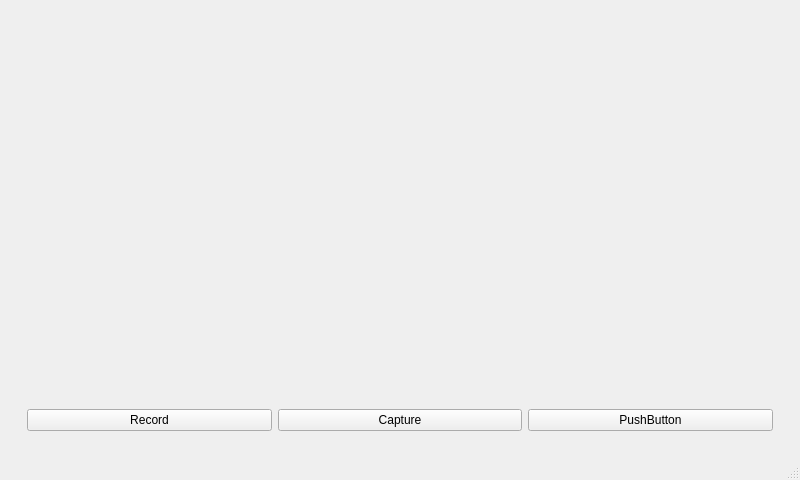
<?xml version="1.0" encoding="UTF-8"?>
<ui version="4.0">
 <class>MainWindow</class>
 <widget class="QMainWindow" name="MainWindow">
  <property name="geometry">
   <rect>
    <x>0</x>
    <y>0</y>
    <width>800</width>
    <height>480</height>
   </rect>
  </property>
  <property name="windowTitle">
   <string>MainWindow</string>
  </property>
  <widget class="QWidget" name="centralwidget">
   <layout class="QHBoxLayout" name="horizontalLayout">
    <item>
     <widget class="QWidget" name="widget" native="true">
      <layout class="QVBoxLayout" name="verticalLayout">
       <item>
        <widget class="QWidget" name="widget_2" native="true">
         <layout class="QHBoxLayout" name="horizontalLayout_2">
          <item>
           <widget class="QLabel" name="frame_label">
            <property name="maximumSize">
             <size>
              <width>746</width>
              <height>335</height>
             </size>
            </property>
            <property name="text">
             <string/>
            </property>
           </widget>
          </item>
         </layout>
        </widget>
       </item>
       <item>
        <widget class="QWidget" name="widget_3" native="true">
         <property name="minimumSize">
          <size>
           <width>0</width>
           <height>40</height>
          </size>
         </property>
         <property name="maximumSize">
          <size>
           <width>16777215</width>
           <height>40</height>
          </size>
         </property>
         <layout class="QHBoxLayout" name="horizontalLayout_3">
          <item>
           <widget class="QPushButton" name="pushButton_3">
            <property name="text">
             <string>Record</string>
            </property>
           </widget>
          </item>
          <item>
           <widget class="QPushButton" name="pushButton_2">
            <property name="text">
             <string>Capture</string>
            </property>
           </widget>
          </item>
          <item>
           <widget class="QPushButton" name="pushButton">
            <property name="text">
             <string>PushButton</string>
            </property>
           </widget>
          </item>
         </layout>
        </widget>
       </item>
      </layout>
     </widget>
    </item>
   </layout>
  </widget>
  <widget class="QMenuBar" name="menubar">
   <property name="geometry">
    <rect>
     <x>0</x>
     <y>0</y>
     <width>800</width>
     <height>23</height>
    </rect>
   </property>
  </widget>
  <widget class="QStatusBar" name="statusbar"/>
 </widget>
 <resources/>
 <connections/>
</ui>
